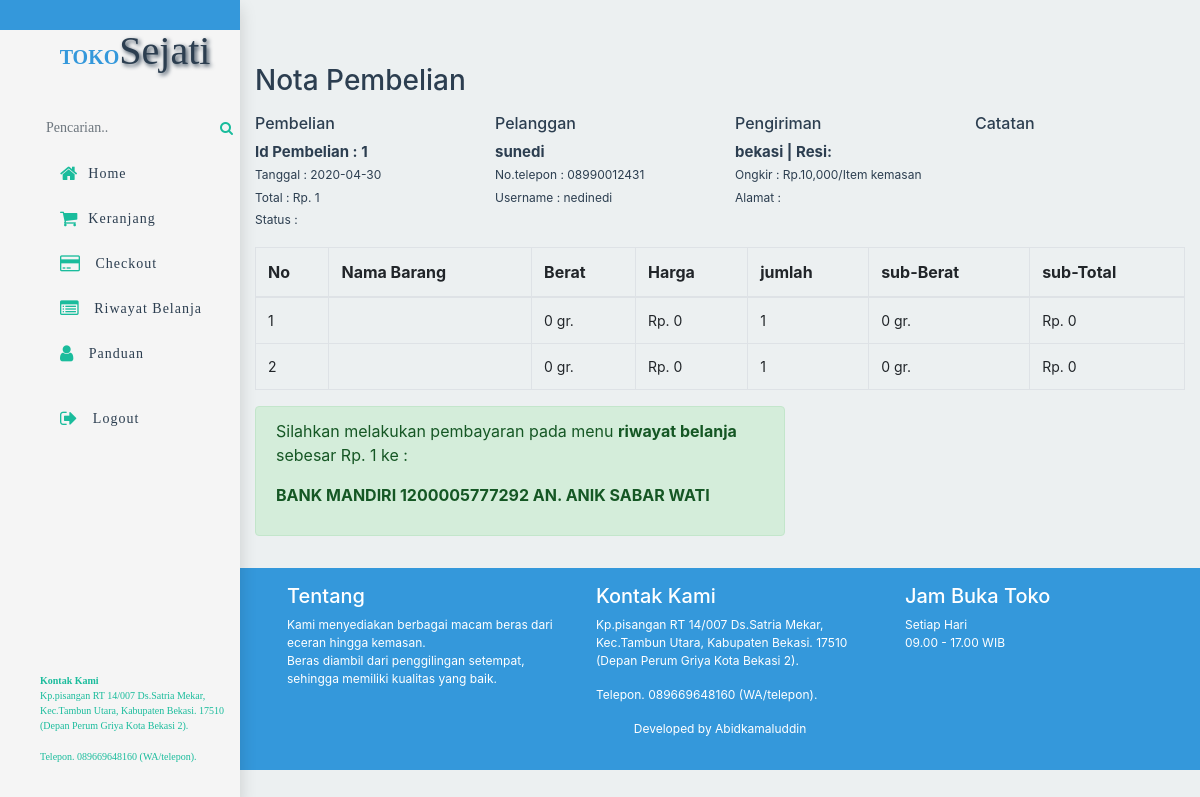
The page /nota.php?id=1 (signed in) on the database its author committed.
### tables this page shows
CREATE TABLE `pembelian` (
  `id_pembelian` int(5) NOT NULL,
  `id_pelanggan` int(5) NOT NULL,
  `id_ongkir` int(5) NOT NULL,
  `tanggal_pembelian` date NOT NULL,
  `total_pembelian` int(10) NOT NULL,
  `tarif` int(10) NOT NULL,
  `total_tarif` int(20) NOT NULL,
  `nama_kota` varchar(25) NOT NULL,
  `alamat_pengiriman` text NOT NULL,
  `catatan` text NOT NULL,
  `status_pembelian` varchar(25) NOT NULL DEFAULT 'pending',
  `resi_pengiriman` varchar(25) NOT NULL
);

CREATE TABLE `pelanggan` (
  `id_pelanggan` int(5) NOT NULL,
  `username` varchar(15) NOT NULL,
  `password_plg` varchar(15) NOT NULL,
  `nama_pelanggan` varchar(25) NOT NULL,
  `telpon_pelanggan` varchar(15) NOT NULL,
  `foto_pelanggan` varchar(100) NOT NULL,
  `alamat` text NOT NULL
);

CREATE TABLE `pembelian_produk` (
  `id_pembelianBarang` int(11) NOT NULL,
  `id_pembelian` int(11) NOT NULL,
  `id_barang` int(11) NOT NULL,
  `jumlah` int(5) NOT NULL,
  `nama` varchar(50) NOT NULL,
  `harga` int(10) NOT NULL,
  `berat` int(10) NOT NULL,
  `sub_berat` int(20) NOT NULL,
  `sub_harga` int(20) NOT NULL
);

### nota.php (the view, shortened to what this page needs)
<?php
include 'koneksi.php';
?>
<!DOCTYPE html>
<html lang="en">
<head>
    <link rel="stylesheet" href="warna.css">
    <link rel="stylesheet" href="css/bootstrap.min.css">
    <link rel="stylesheet" href="http://maxcdn.bootstrapcdn.com/font-awesome/4.3.0/css/font-awesome.min.css">
</head>
<body>
    <div class="layout">
        <?php include 'menuside.php'; ?>
        <main class="layout_content">
            <div class="barang container mr-0 ">
                <h3 class="mt-5 pt-3 mb-3 ">Nota Pembelian</h3>
                <?php $ambil=$db->query("SELECT * FROM pembelian JOIN pelanggan
                ON pembelian.id_pelanggan=pelanggan.id_pelanggan WHERE pembelian.id_pembelian='$_GET[id]'");
                $detail = $ambil->fetch_assoc();
                ?>
                <div class=" row ">
                    <div class=" col-md-3 col-12">
                        <h6>Pembelian</h6>
                        <p style="font-size:15px" ><strong>Id Pembelian : <?= $detail["id_pembelian"];?> </strong> <br>
                        <small>Tanggal : <?= $detail["tanggal_pembelian"];?> <br>
                        Total : Rp. <?= number_format($detail["total_pembelian"]);?> <br>
                        Status : <?= $detail["status_pembelian"];?></small></p>
                    </div>
                    <div class=" col-md-3 col-12 ">
                        <h6>Pelanggan</h6>
                        <p style="font-size:15px"><strong> <?= $detail["nama_pelanggan"];?></strong> <br>
                        <small>No.telepon : <?= $detail["telpon_pelanggan"];?> <br>
                        Username : <?= $detail["username"];?></small></p>
                    </div>
                    <div class=" col-md-3 col-12">
                        <h6>Pengiriman  </h6>
                        <p style="font-size:15px"><strong><?= $detail["nama_kota"];?>&nbsp;|&nbsp;Resi:<?= $detail["resi_pengiriman"];  ?> </strong> <br>
                        <small>Ongkir : Rp.<?=number_format( $detail["tarif"]);?>/Item kemasan <br>
                        Alamat : <?= $detail["alamat_pengiriman"];?></small></p>
                    </div>
                    <div class=" col-md-3 col-12">
                        <h6>Catatan</h6>
                    </div>
                </div>
                <div class="table-responsive">
                    <table class="table table-bordered">
                        <thead>
                            <th>No</th>
                            <th>Nama Barang</th>
                            <th>Berat</th>
                            <th>Harga</th>
                            <th>jumlah</th>
                            <th>sub-Berat</th>
                            <th>sub-Total</th>
                        </thead>
                        <tbody>
                        <?php $i=1; ?>
                        <?php $ambil= $db->query("SELECT * FROM pembelian_produk WHERE id_pembelian ='$_GET[id]'");?>
                        <?php while($row = $ambil-> fetch_assoc()) {?>
                            <tr>
                                    <td><?= $i;?></td>
                                    <td><?= $row["nama"];?></td>
                                    <td><?= number_format($row["berat"]);?> gr.</td>
                                    <td>Rp. <?= number_format($row["harga"]);?></td>
                                    <td><?= $row["jumlah"];?></td>
                                    <td><?= number_format($row["sub_berat"]);?> gr.</td>
                                    <td>Rp. <?= number_format($row["sub_harga"]);?></td>
                            </tr>
                        <?php $i++; ?>
                        <?php }?>
                        </tbody>
                    </table>
                    </div>
                    <div class="row">
                        <div class="col-md-7 col-12">
                            <div class="alert alert-success">
                                <p>Silahkan melakukan pembayaran pada menu <strong>riwayat belanja</strong>  sebesar Rp. <?= number_format($detail["total_pembelian"]);?> ke : </p>
                                <strong><p> BANK MANDIRI 1200005777292 AN. ANIK SABAR WATI</p></strong>
                            </div>
                        </div>
                    </div>
            </div>
           <?php include 'footer.php'; ?>
        </main>
    </div>
</body>
</html>

### warna.css (style rules this page uses)
*, *::before, *::after { box-sizing: border-box; }
html { background: #ecf0f1; scroll-behavior: smooth; }
body { font-family: 'Times New Roman', Times, serif; font-size: 1em; color: #2c3e50; }
.layout { display: flex; width: 100%; min-height: 100vh; background: whitesmoke; }
.layout_content { background: #ecf0f1; width: 100%; color: #2c3e50; }
.layout_content .barang { right: 0; }
.keranjang .table, table td, .admin { font-size: 14px; font-weight: normal; }
@media (min-width: 42em) { .layout_content { margin-left: 4em; } }
@media (min-width: 68em) { .layout_content { margin-left: 15em; } }

### rows shown on the page
pembelian: id_pembelian "1", tanggal_pembelian "2020-04-30", total_pembelian "1", id_pelanggan.nama_pelanggan "sunedi", id_pelanggan.telpon_pelanggan "08990012431", id_pelanggan.username "nedinedi", nama_kota "bekasi", tarif "10,000"
pembelian_produk: berat "0", harga "0", jumlah "1", sub_berat "0", sub_harga "0"
pembelian_produk: berat "0", harga "0", jumlah "1", sub_berat "0", sub_harga "0"
